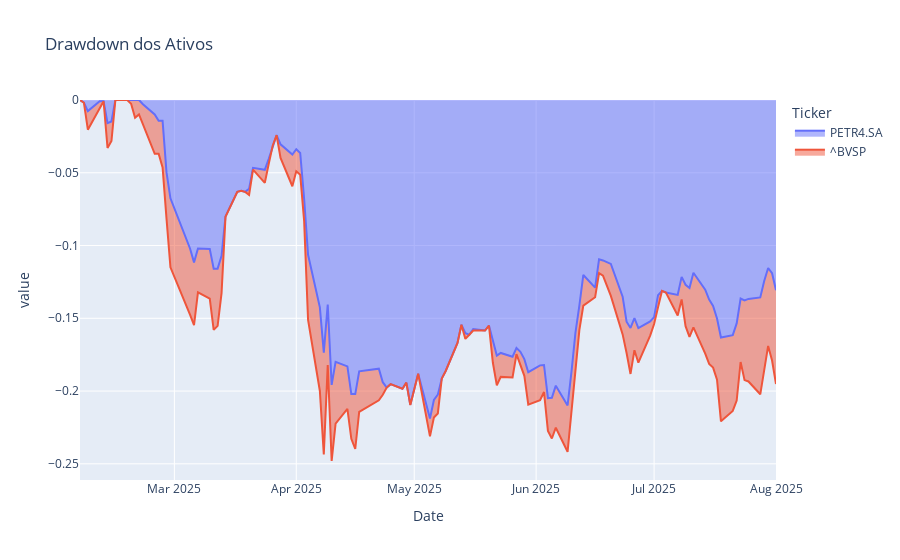

Notebook source saved alongside this figure:
### Code cell
# Gráfico de Drawdown (Queda do Pico)
retorno_acumulado = (1 + retornos).cumprod()
pico_anterior = retorno_acumulado.cummax()
drawdown = (retorno_acumulado - pico_anterior) / pico_anterior
fig_drawdown = px.area(drawdown, title='Drawdown dos Ativos')
fig_drawdown.show()
